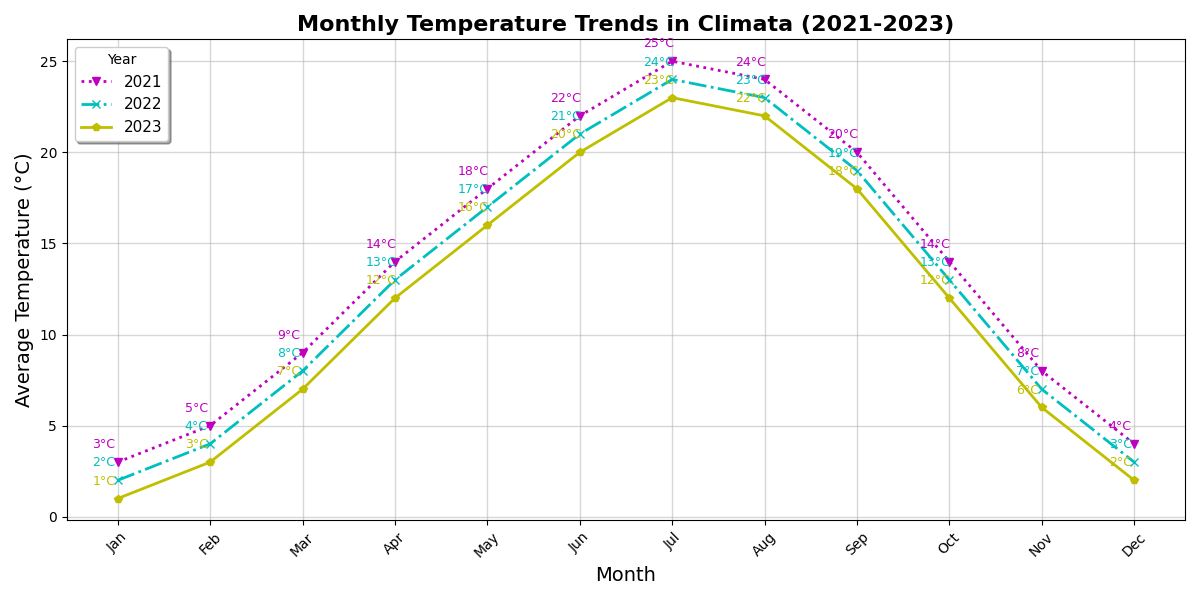

Write the Python code that produced this figure.
import matplotlib.pyplot as plt
import numpy as np

# Monthly data for three years (in degrees Celsius)
months = np.array(['Jan', 'Feb', 'Mar', 'Apr', 'May', 'Jun', 'Jul', 'Aug', 'Sep', 'Oct', 'Nov', 'Dec'])
temps_2021 = np.array([3, 5, 9, 14, 18, 22, 25, 24, 20, 14, 8, 4])
temps_2022 = np.array([2, 4, 8, 13, 17, 21, 24, 23, 19, 13, 7, 3])
temps_2023 = np.array([1, 3, 7, 12, 16, 20, 23, 22, 18, 12, 6, 2])

fig, ax = plt.subplots(figsize=(12, 6))

# Plot the temperature trends over the years with altered stylistic elements
ax.plot(months, temps_2021, marker='v', linestyle=':', color='m', linewidth=2, label='2021')
ax.plot(months, temps_2022, marker='x', linestyle='-.', color='c', linewidth=2, label='2022')
ax.plot(months, temps_2023, marker='p', linestyle='-', color='y', linewidth=2, label='2023')

# Set titles and labels
ax.set_title('Monthly Temperature Trends in Climata (2021-2023)', fontsize=16, fontweight='bold')
ax.set_xlabel('Month', fontsize=14)
ax.set_ylabel('Average Temperature (°C)', fontsize=14)

plt.xticks(rotation=45)

# Altered legend style
ax.legend(loc='upper left', fontsize=11, title='Year', shadow=True)

# Altered grid style
ax.grid(alpha=0.5, linestyle='-', linewidth=1)

# Removed annotations to highlight temperature peaks for a cleaner style

# Annotate each data point with its temperature
for i, txt in enumerate(temps_2021):
    ax.annotate(f'{txt}°C', (months[i], temps_2021[i]), textcoords="offset points", xytext=(-10, 10), ha='center', fontsize=9, color='m')
for i, txt in enumerate(temps_2022):
    ax.annotate(f'{txt}°C', (months[i], temps_2022[i]), textcoords="offset points", xytext=(-10, 10), ha='center', fontsize=9, color='c')
for i, txt in enumerate(temps_2023):
    ax.annotate(f'{txt}°C', (months[i], temps_2023[i]), textcoords="offset points", xytext=(-10, 10), ha='center', fontsize=9, color='y')

plt.tight_layout()

plt.show()
